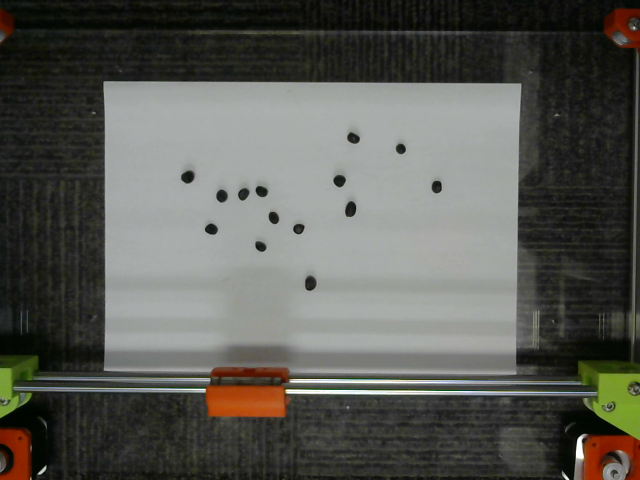

This figure's Python source:
#!/usr/bin/env python
# coding: utf-8

# In[1]:


import cv2 as cv


# In[2]:


cam = cv.VideoCapture(0)


# In[ ]:


result, image = cam.read()


# In[ ]:


if result:
    
    cv.imshow("cam_testing", image)
    cv.imwrite("cam_testing.png",image)
    
    cv.waitKey(0)
    cv.destroyWindow("cam_testing")
    
else:
    print("No image detected. Please try again.")


# In[4]:


from PIL import Image
import numpy as np


# In[2]:


img = Image.open('/home/[user]/cam_testing.png')


# In[11]:


data = np.asarray(img)
data_trim = data[85:370,105:520]
Image.fromarray(data_trim).save('testing_trim.png')


# In[ ]:




